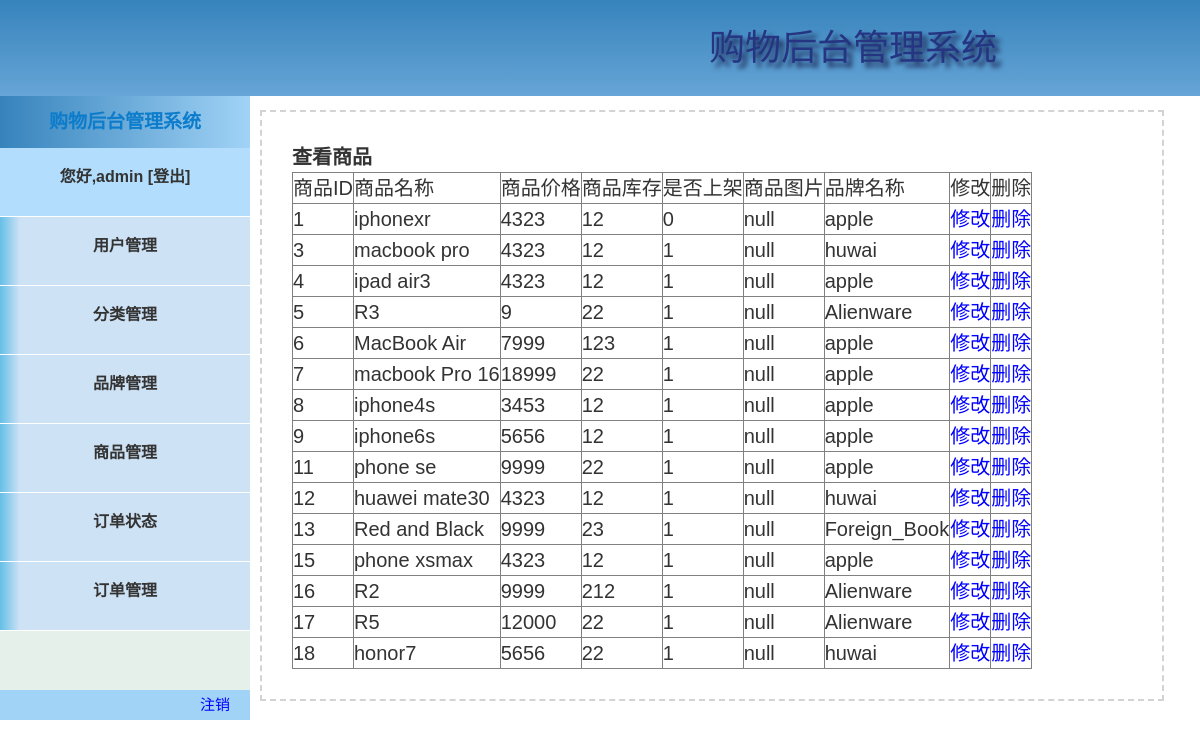
Page /admin/shop/index.php (signed in) on the committed database.
### tables this page shows
CREATE TABLE `shop` (
  `id` int(10) UNSIGNED NOT NULL,
  `name` varchar(50) NOT NULL,
  `price` float NOT NULL,
  `stock` int(11) NOT NULL,
  `upshelf` tinyint(4) NOT NULL,
  `image` varchar(100) NOT NULL,
  `brand_id` int(11) NOT NULL,
  `class_id` int(11) NOT NULL
);

CREATE TABLE `brand` (
  `id` int(10) UNSIGNED NOT NULL,
  `name` varchar(50) NOT NULL,
  `shopclass_id` int(11) NOT NULL
);

### admin/shop/index.php (the view, shortened to what this page needs)
<!doctype html>
<html lang="en">
<head>
</head>
<body>
    <header>
        <?php
        include '../index.php';
        $sqlShop = "SELECT * FROM shop order by id";
        $resultShop = $conn->query($sqlShop);
        ?>
    </header>
    <main>
    <p><b>查看商品</b></p>
    <table  border="1" cellspacing="0" >
        <tr>
            <th>商品ID</th>
            <th>商品名称</th>
            <th>商品价格</th>
            <th>商品库存</th>
            <th>是否上架</th>
            <th>商品图片</th>
            <th>品牌名称</th>
            <th>修改</th>
            <th>删除</th>
        </tr>
        <?php
        if ($resultShop->num_rows > 0) {
            while($rowShop = $resultShop->fetch_assoc()) {
                $BrandId=$rowShop['brand_id'];
                $BrandRes = mysqli_query($conn,"SELECT * FROM brand
        WHERE id='$BrandId'");
                echo "<tr>";
                echo"<td>{$rowShop["id"]}</td>";
                echo"<td>{$rowShop["name"]}</td>";
                echo"<td>{$rowShop["price"]}</td>";
                echo"<td>{$rowShop["stock"]}</td>";
                echo"<td>{$rowShop["upshelf"]}</td>";
                echo"<td>{$rowShop["image"]}</td>";
                while($BrandRow = mysqli_fetch_array($BrandRes))
                {
                    echo "<td>{$BrandRow['name']}</td>";
                }
                echo "<td><a href='edit.php?id={$rowShop["id"]}'>修改</a></td>";
                echo "<td><a href='delete.php?id={$rowShop["id"]}' target='_blank'>删除</a></td>";
                echo "</tr>";
            }
        } else {
            echo "0 结果";
        }
        ?>
    </table>
    </main>
</body>
</html>

### admin/public/css/style.css (style rules this page uses)
main { font-size: 20px; width: 70%; height:auto; border: dashed lightgray 2px; padding: 30px; line-height: 30px; position: absolute; left: 260px; top: 110px; }
main a { color: blue; }

### rows in the picture
shop: id "1", name "iphonexr", price "4323", stock "12", upshelf "0", image "null"
brand: name "apple"
shop: id "3", name "macbook pro", price "4323", stock "12", upshelf "1", image "null"
brand: name "huwai"
shop: id "4", name "ipad air3", price "4323", stock "12", upshelf "1", image "null"
shop: id "5", name "R3", price "9", stock "22", upshelf "1", image "null"
brand: name "Alienware"
shop: id "6", name "MacBook Air", price "7999", stock "123", upshelf "1", image "null"
shop: id "7", name "macbook Pro 16", price "18999", stock "22", upshelf "1", image "null"
shop: id "8", name "iphone4s", price "3453", stock "12", upshelf "1", image "null"
shop: id "9", name "iphone6s", price "5656", stock "12", upshelf "1", image "null"
shop: id "11", name "phone se", price "9999", stock "22", upshelf "1", image "null"
shop: id "12", name "huawei mate30", price "4323", stock "12", upshelf "1", image "null"
shop: id "13", name "Red and Black", price "9999", stock "23", upshelf "1", image "null"
brand: name "Foreign_Book"
shop: id "15", name "phone xsmax", price "4323", stock "12", upshelf "1", image "null"
shop: id "16", name "R2", price "9999", stock "212", upshelf "1", image "null"
shop: id "17", name "R5", price "12000", stock "22", upshelf "1", image "null"
shop: id "18", name "honor7", price "5656", stock "22", upshelf "1", image "null"

### other values in the picture
$_SESSION['username'] "admin"
